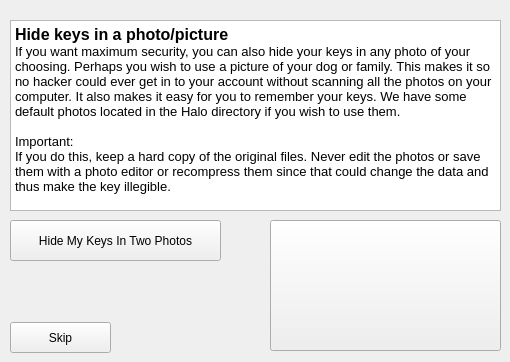
   <widget class="QWidget" name="page_4">
    <widget class="QTextEdit" name="PhotoText">
     <property name="geometry">
      <rect>
       <x>10</x>
       <y>20</y>
       <width>491</width>
       <height>191</height>
      </rect>
     </property>
     <property name="html">
      <string>&lt;!DOCTYPE HTML PUBLIC &quot;-//W3C//DTD HTML 4.0//EN&quot; &quot;http://www.w3.org/TR/REC-html40/strict.dtd&quot;&gt;
&lt;html&gt;&lt;head&gt;&lt;meta name=&quot;qrichtext&quot; content=&quot;1&quot; /&gt;&lt;style type=&quot;text/css&quot;&gt;
p, li { white-space: pre-wrap; }
&lt;/style&gt;&lt;/head&gt;&lt;body style=&quot; font-family:'MS Shell Dlg 2'; font-size:8.25pt; font-weight:400; font-style:normal;&quot;&gt;
&lt;p style=&quot; margin-top:0px; margin-bottom:0px; margin-left:0px; margin-right:0px; -qt-block-indent:0; text-indent:0px;&quot;&gt;&lt;span style=&quot; font-size:12pt; font-weight:600;&quot;&gt;Hide keys in a photo/picture&lt;/span&gt;&lt;/p&gt;
&lt;p style=&quot; margin-top:0px; margin-bottom:0px; margin-left:0px; margin-right:0px; -qt-block-indent:0; text-indent:0px;&quot;&gt;&lt;span style=&quot; font-size:10pt;&quot;&gt;If you want maximum security, you can also hide your keys in any photo of your choosing. Perhaps you wish to use a picture of your dog or family. This makes it so no hacker could ever get in to your account without scanning all the photos on your computer. It also makes it easy for you to remember your keys. We have some default photos located in the Halo directory if you wish to use them.&lt;/span&gt;&lt;/p&gt;
&lt;p style=&quot;-qt-paragraph-type:empty; margin-top:0px; margin-bottom:0px; margin-left:0px; margin-right:0px; -qt-block-indent:0; text-indent:0px; font-size:10pt;&quot;&gt;&lt;br /&gt;&lt;/p&gt;
&lt;p style=&quot; margin-top:0px; margin-bottom:0px; margin-left:0px; margin-right:0px; -qt-block-indent:0; text-indent:0px;&quot;&gt;&lt;span style=&quot; font-size:10pt;&quot;&gt;Important:&lt;/span&gt;&lt;/p&gt;
&lt;p style=&quot; margin-top:0px; margin-bottom:0px; margin-left:0px; margin-right:0px; -qt-block-indent:0; text-indent:0px;&quot;&gt;&lt;span style=&quot; font-size:10pt;&quot;&gt;If you do this, keep a hard copy of the original files. Never edit the photos or save them with a photo editor or recompress them since that could change the data and thus make the key illegible.&lt;/span&gt;&lt;/p&gt;&lt;/body&gt;&lt;/html&gt;</string>
     </property>
    </widget>
    <widget class="QPushButton" name="KeysToPhotos">
     <property name="geometry">
      <rect>
       <x>10</x>
       <y>220</y>
       <width>211</width>
       <height>41</height>
      </rect>
     </property>
     <property name="text">
      <string>Hide My Keys In Two Photos</string>
     </property>
    </widget>
    <widget class="QPushButton" name="DogeDream">
     <property name="geometry">
      <rect>
       <x>270</x>
       <y>220</y>
       <width>231</width>
       <height>131</height>
      </rect>
     </property>
     <property name="text">
      <string/>
     </property>
     <property name="icon">
      <iconset>
       <normaloff>:/images/Dreams.jpg</normaloff>:/images/Dreams.jpg</iconset>
     </property>
     <property name="iconSize">
      <size>
       <width>229</width>
       <height>150</height>
      </size>
     </property>
    </widget>
    <widget class="QPushButton" name="Skip3">
     <property name="geometry">
      <rect>
       <x>10</x>
       <y>322</y>
       <width>101</width>
       <height>31</height>
      </rect>
     </property>
     <property name="text">
      <string>Skip</string>
     </property>
    </widget>
   </widget>
